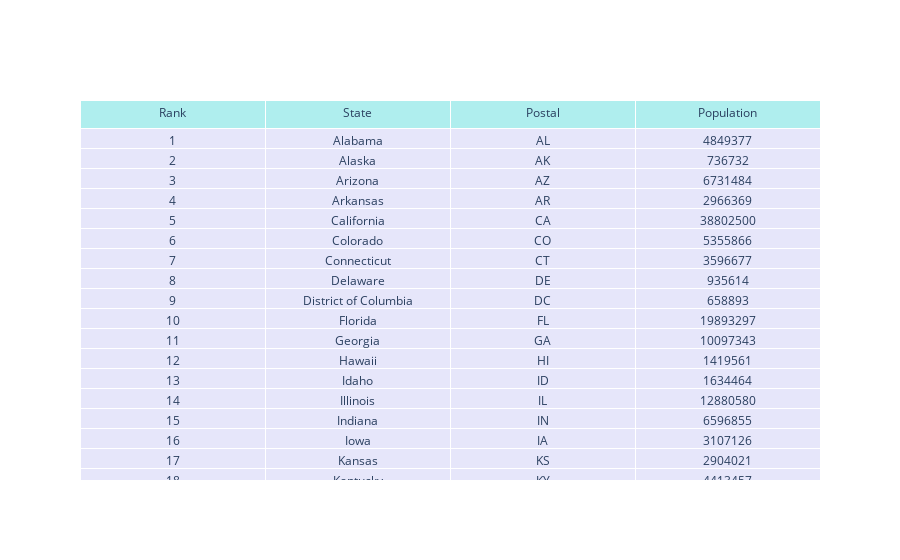

Here is the notebook cell this chart was saved with:
### Code cell
import plotly.graph_objects as go

df = pd.read_csv('https://raw.githubusercontent.com/plotly/datasets/master/2014_usa_states.csv')

print(df.head())

fig = go.Figure(data=[go.Table(
    header=dict(values=list(df.columns),
                fill_color='paleturquoise',
                align='center'),
    cells=dict(values=df.transpose().values.tolist(),
               fill_color='lavender',
               align='center'))
])

fig.show()

### Figure 1 — Plotly figure (JSON) as saved in the notebook; plotly's stock layout.template omitted (floating-point values rounded to 4 significant figures; data arrays with more than 128 entries replaced by an {"elided": "..."} marker saying what was removed)
{"data": [{"cells": {"align": "center", "fill": {"color": "lavender"}, "values": {"elided": "4x52 mixed values"}}, "header": {"align": "center", "fill": {"color": "paleturquoise"}, "values": ["Rank", "State", "Postal", "Population"]}, "type": "table"}], "layout": {}}
